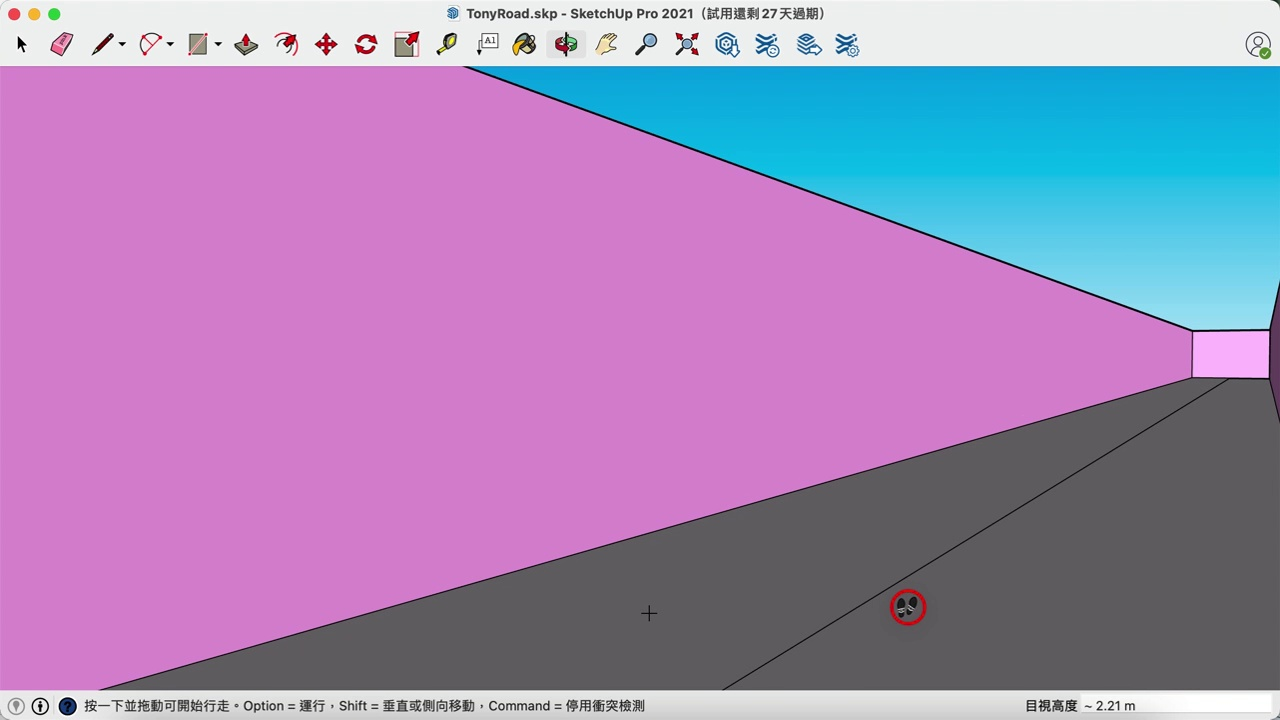
#> input picture TonyRoadBig3Images/img1081.jpg, 1280 x 720 px, given in place of img1.jpg, which was not available
$ python run.py
#> lines starting #> are read from the running program, lines starting #| are printed output that depends on the picture; after the words box and inside, x2 and y2 are one past the last pixel; in counts of white or black regions, pixels touching at a corner belong together; pictures that were not available may be replaced by others from this repository, and a replacement may not be noted
### HelperFunction.py
import numpy as np

def CheckIfGoodLine(x1, y1, x2, y2, height, width):
    if(x1 == x2):return False
    slope = abs((y2-y1)/(x2-x1))

    # Remove near horizontal lines
    if(slope<0.2):return False

    # Remove near vertical lines
    if(slope>10):return False

    # Remove top half lines
    if(y1<height*2/5 and y2<height*2/5):return False
    if(y1<height/4 or y2<height/4):return False

    # Remove very left and right vertical lines
    if(x1<width/4 and x2<width/4 and slope>5):return False
    if(x1>width*3/4 and x2>width*3/4 and slope>5):return False

    # If line is in the left area, the slope should be negative
    if(x1<width/2 and x2<width/2 and ((y2-y1)/(x2-x1))>0):return False
    if(x1>width/2 and x2>width/2 and ((y2-y1)/(x2-x1))<0):return False

    # the two end of line should be in the same side (left or right)
    if(x1<width/2 and x2>width/2):return False
    if(x1>width/2 and x2<width/2):return False

    return True

def GetAngleBetween2Vectors(last_vector, current_vector):
    unit_last_vector = last_vector / np.linalg.norm(last_vector)
    unit_current_vector = current_vector / np.linalg.norm(current_vector)
    dot_product = np.dot(unit_last_vector, unit_current_vector)
    angle = np.arccos(dot_product)
    # Assume turn right will get positive angle
    return angle if unit_current_vector[0]>unit_last_vector[0] else -angle

# [15 lines left out: function GetFile, not called in this run]


# Create line
def create_line(canvas, x0, y0, x1, y1, width=2):
    return canvas.create_line(x0, y0, x1, y1, fill='black', width=width)

# Create circle
def create_circle(canvas, x, y, radius=3, fill='red', **kwargs):
    return canvas.create_oval(x-radius, y-radius, x+radius, y+radius, fill=fill, **kwargs)

### run.py
import numpy as np
import cv2 as cv
import matplotlib.pyplot as plt
import HelperFunction as h
import imutils

start = 1
finish = 1613
VP = np.zeros((2,finish-start+1))
last_direction_vector = [0, -1]
current_direction_vector = [0, 0]
angle_changed = np.zeros(finish-start+1)

x = 1

for i in range(start-1, finish):
    # print(i)

    # Initial set VP loc as last VP loc, if there is availble VP in this img,
    # then it will be replaced.
    if(x != 0):
        # VP[0][i], VP[1][i] = VP[0][i-1], VP[1][i-1]
        VP[0][i], VP[1][i] = 0, 0


    img = cv.imread(f'TonyRoadBig3Images/img{i+1}.jpg')
#> img is the input picture: shape (720, 1280, 3); mean B, G, R 183.5, 136.9, 163.9
    # img = imutils.resize(img, width=800)
    height = img.shape[0]
#> height = 720
    width = img.shape[1]
#> width = 1280
    direction_origin = [width/2, height]
#> direction_origin = [640, 720]

    # use high-pass filter to sharpen the image
    img_blur = cv.GaussianBlur(img, (0, 0), 100)
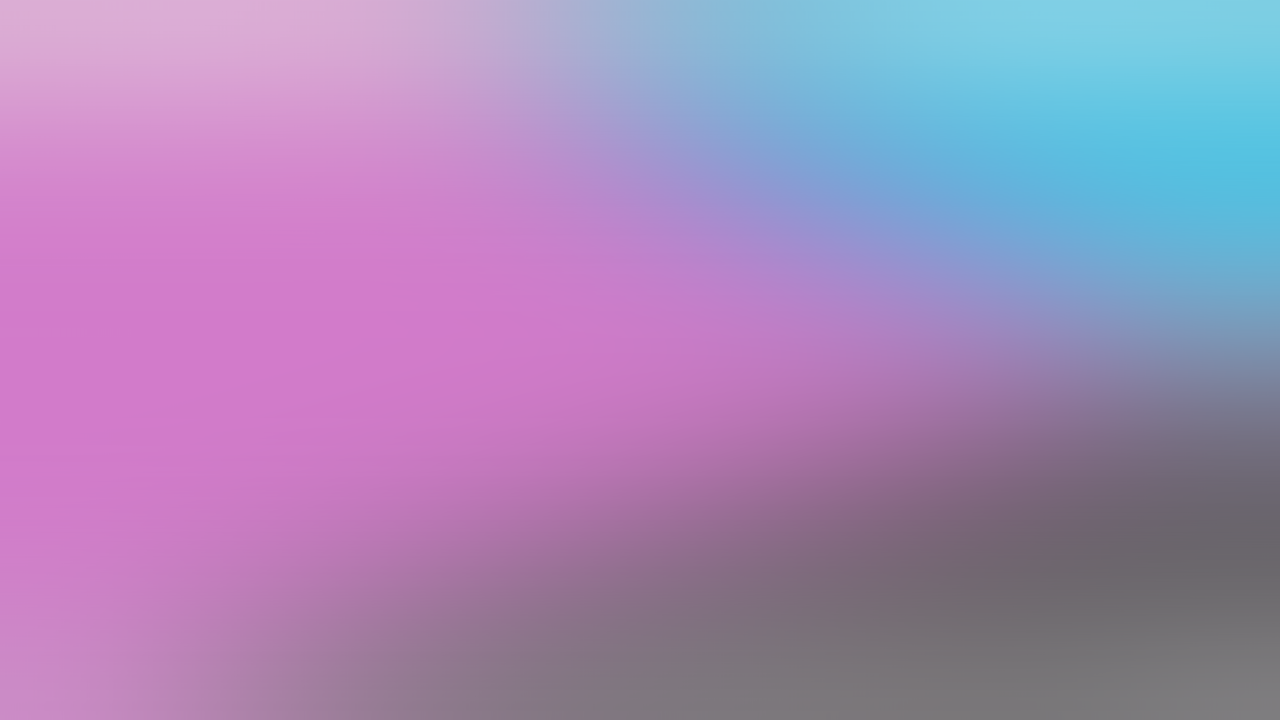
#> img_blur: shape (720, 1280, 3); mean B, G, R 183.4, 136.8, 163.8
    img_sharpen = cv.addWeighted(img, 1.5, img_blur, -0.5, 0)

    gray = cv.cvtColor(img_sharpen, cv.COLOR_BGR2GRAY)
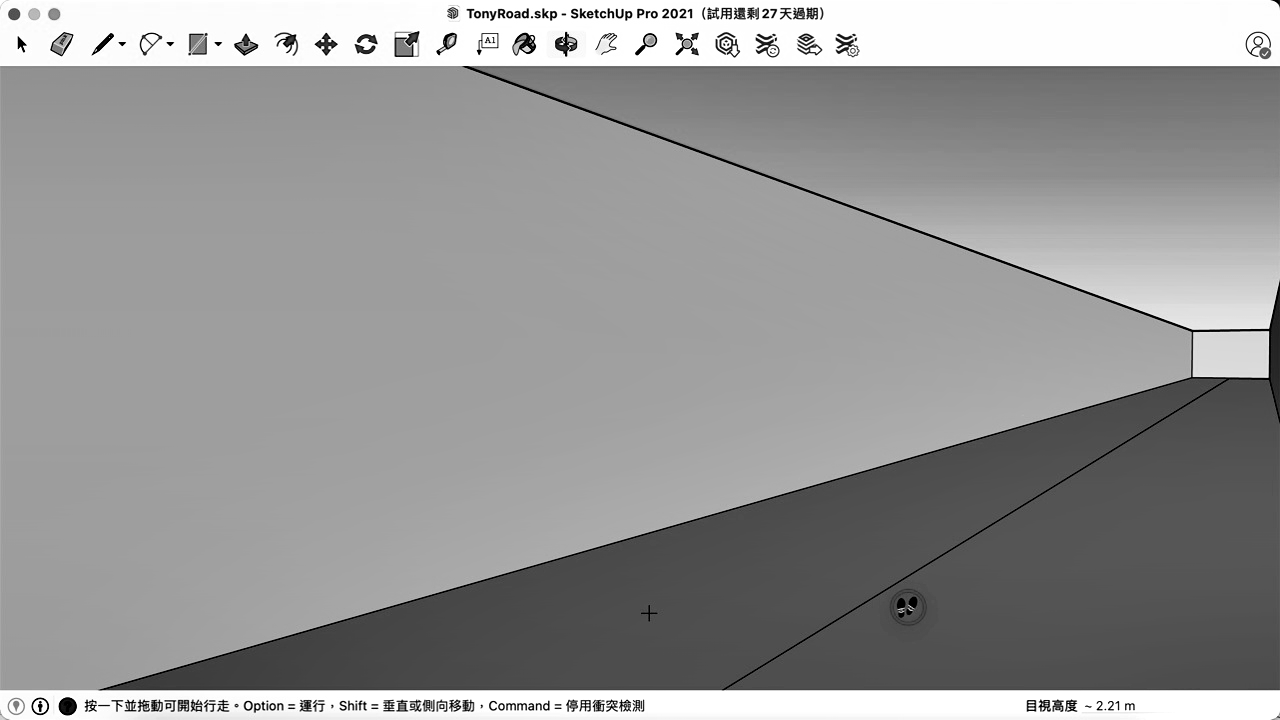
#> gray: shape (720, 1280); min 0, max 255, mean 149.7
    edges = cv.Canny(gray, threshold1=100, threshold2=150, apertureSize=3)
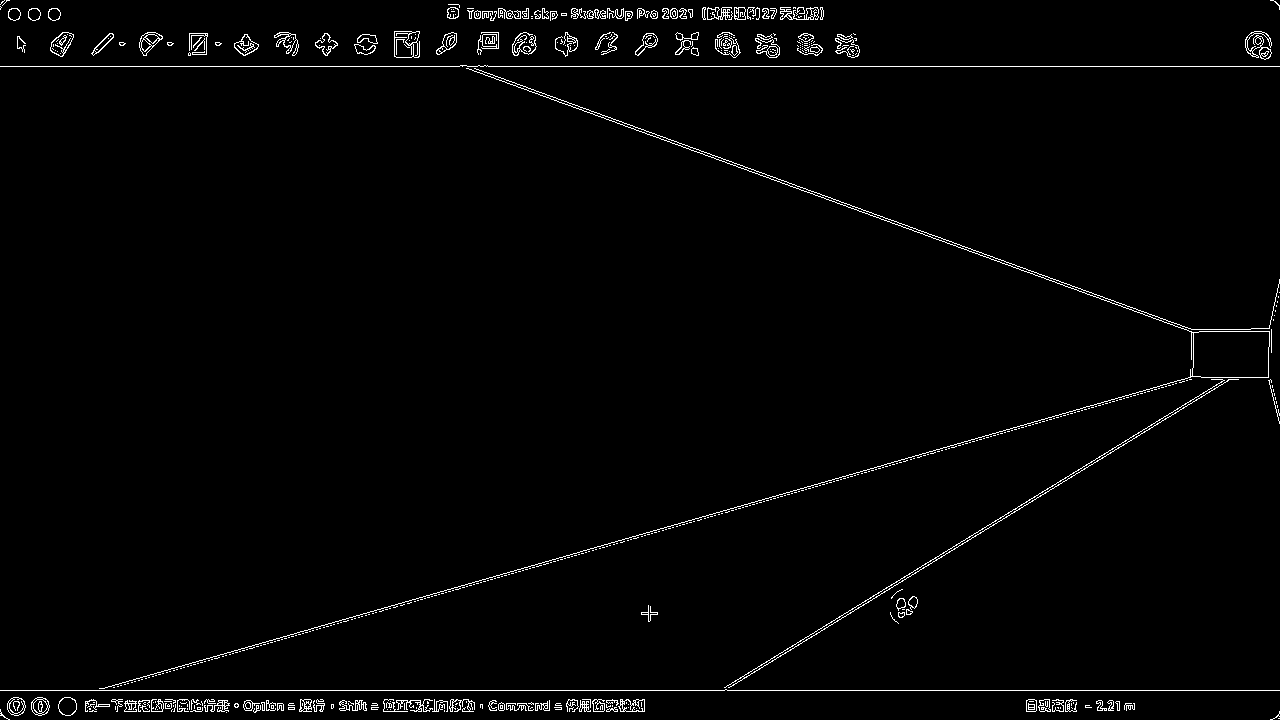
#> edges: shape (720, 1280); 1.8% white in thin lines or dots


    try:
        # get lines and erase the wrong lines
        lines = cv.HoughLinesP(edges,rho=1,theta=np.pi/180,threshold=100,minLineLength=100,maxLineGap=25)
#> lines = 68 rows, first 6: [0, 66, 1279, 66], [0, 690, 1279, 690], [103, 688, 1193, 376], [113, 687, 1200, 376], [460, 65, 1194, 332], [464, 65, 1198, 332]
        a_matrix, b_matrix = [], []
        good_line_count = 0
        has_left_line = False
        has_right_line = False
        for line in lines:
            x1,y1,x2,y2 = line[0]

            if(h.CheckIfGoodLine(x1,y1,x2,y2,height,width) == False):
                continue

            cv.line(img,(x1,y1),(x2,y2),(0,0,255),2)
            good_line_count += 1
            if((y2-y1)/(x2-x1)<0): has_left_line = True
            if((y2-y1)/(x2-x1)>0): has_right_line = True

            # calculate y=ax+b to find VP
            a = (y2-y1)/(x2-x1)
            b = y1 - a*x1
            a_matrix.append([a,-1])
            b_matrix.append(-1*b)
#> this loop made 68 passes
#> (x1, y1, x2, y2, slope in CheckIfGoodLine, good_line_count, has_right_line, a) on pass 18: (1058, 280, 1200, 331, 0.359, 1, True, 0.359)
#> (x1, y1, x2, y2, slope in CheckIfGoodLine) on passes 1 to 6: (0, 66, 1279, 66, 0), (0, 690, 1279, 690, 0), (103, 688, 1193, 376, 0.286), (113, 687, 1200, 376, 0.286), (460, 65, 1194, 332, 0.364), (464, 65, 1198, 332, 0.364)
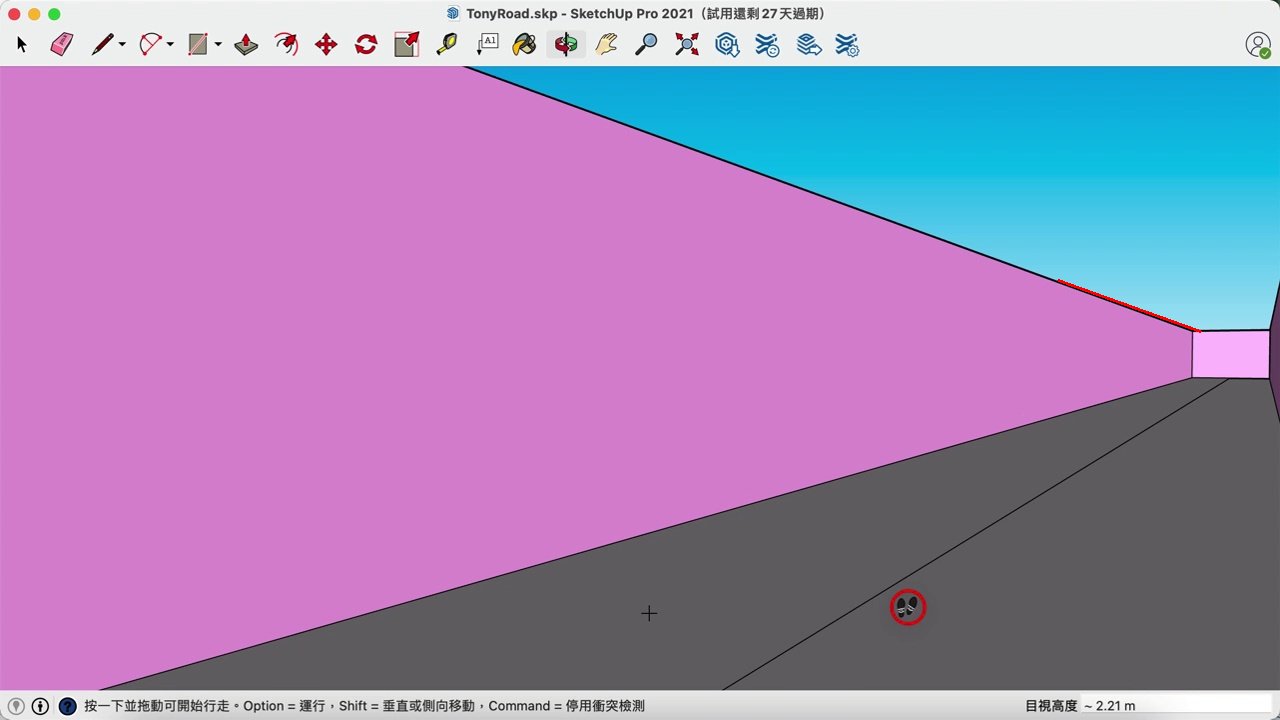
#> img: shape (720, 1280, 3); 0.04% of pixels changed, all inside (x1, y1, x2, y2) = (1057, 279, 1202, 333)
#> after the loop, a_matrix = [[0.359, -1]]; b_matrix = [99.99]; good_line_count = 1

        # If good lines are less than 2, if means the image is not good enough, skip to next
        if(good_line_count < 2 or has_left_line == False or has_right_line == False):
            print(f"{i}: only {good_line_count} good lines, left line: {has_left_line}, right line: {has_right_line}")
#| 0: only 1 good lines, left line: False, right line: True
            cv.imwrite(f'TonyRoadBig3Images_VP/vp_img{i}.jpg', img)
            continue


        # use pseudo inverse to calculate vanishing point
        a_matrix = np.array(a_matrix)
        b_matrix = np.array(b_matrix)
        b_matrix = np.reshape(b_matrix, (1,-1))
        x_y_matrix = np.matmul(np.linalg.pinv(a_matrix), b_matrix.T)
        x, y = int(x_y_matrix[0][0]), int(x_y_matrix[1][0])

        # If the VP is outsude the image, then skip this image
        if(x<0 or x>width or y<0 or y>height):continue

        # Update the vector, and calculate the angle changed
        # Assume turn right will get positive angle
        VP[0][i], VP[1][i] = x, y
        current_direction_vector = [VP[0][i] - direction_origin[0], VP[1][i] - direction_origin[1]]
        angle_changed[i] = h.GetAngleBetween2Vectors(last_vector=last_direction_vector, current_vector=current_direction_vector)
        last_direction_vector = current_direction_vector

        cv.circle(img, (x,y), radius=5, color=(0,0,255), thickness=2)
        cv.circle(img, (int(direction_origin[0]), int(direction_origin[1])),
                     radius=7, color=(0,255,255), thickness=10)
        cv.arrowedLine(img, (int(direction_origin[0]), int(direction_origin[1])),
                            (int(direction_origin[0]+current_direction_vector[0]*0.95), int(direction_origin[1]+current_direction_vector[1]*0.95)),
                            color=(0,255,255), thickness=3)


        print(f"img {i+1}: sussecced, get {good_line_count} good lines, showing image")
        cv.imwrite(f'TonyRoadBig3Images_VP/vp_img{i}.jpg', img)

        # plt.imshow(img)
        # plt.show()

    except Exception as e:
        print(f'error: img {i+1}, {e}')
#> pass 2 of the loop `for i in range(start-1, finish):`:
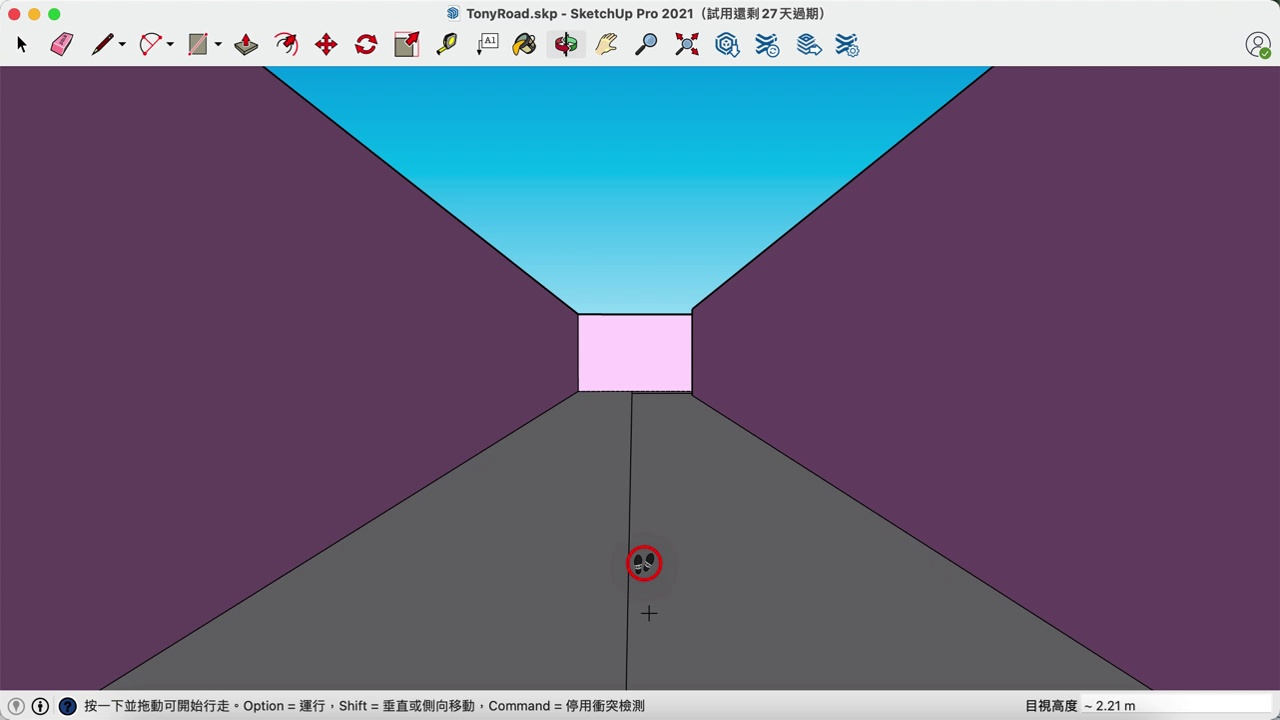
#> input picture TonyRoadBig3Images/img1321.jpg, 1280 x 720 px, given in place of img2.jpg, which was not available
#> img is the input picture: shape (720, 1280, 3); mean B, G, R 125.2, 100.7, 105
#> `edges = cv.Canny(gray, threshold1=100, threshold2=150, apertureSize=3)`:
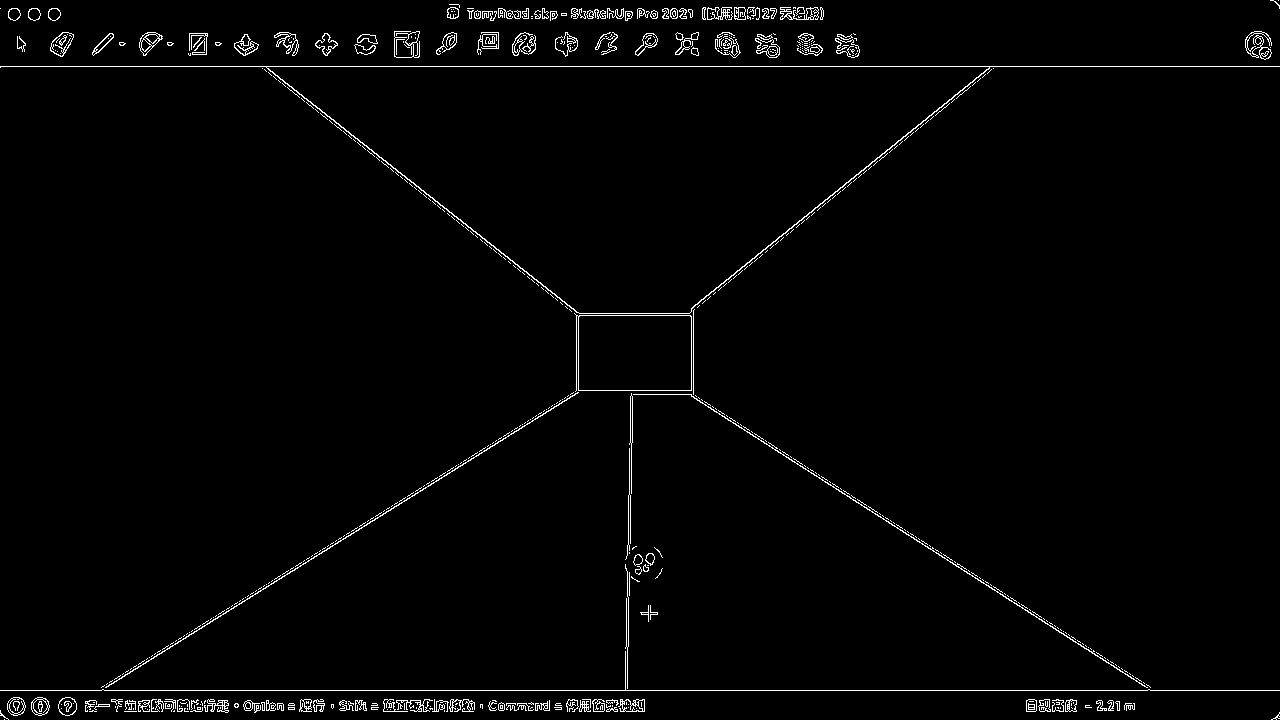
#> edges: shape (720, 1280); 1.8% white in thin lines or dots
#> lines = 74 rows, first 6: [0, 690, 1279, 690], [0, 66, 1279, 66], [105, 687, 580, 390], [62, 714, 581, 390], [61, 712, 578, 389], [234, 43, 583, 315]
#> the loop `for line in lines:` made 74 passes
#> (x1, y1, x2, y2, slope in CheckIfGoodLine, a, b) on passes 3, 4, 5, 7, 22, 23, 32: (105, 687, 580, 390, 0.625, -0.625, 752.7), (62, 714, 581, 390, 0.624, -0.624, 752.7), (61, 712, 578, 389, 0.625, -0.625, 750.1), (687, 390, 800, 463, 0.646, 0.646, -53.81), (1002, 594, 1149, 689, 0.646, 0.646, -53.55), (802, 466, 1059, 632, 0.646, 0.646, -52.02), (680, 390, 825, 481, 0.628, 0.628, -36.76)
#> after the loop `for line in lines:`: a_matrix = [[-0.625, -1], [-0.624, -1], [-0.625, -1], [0.646, -1], [0.646, -1], [0.646, -1], [0.628, -1], [0.644, -1]]; b_matrix = [-752.7, -752.7, -750.1, 53.81, 53.55, 52.02, 36.76, 53.38]; good_line_count = 8
#> x_y_matrix = [632.9, 356.4]
#> x = 632; y = 356
#> `cv.arrowedLine(img, (int(direction_origin[0]), int(direction_origin[1]..`:
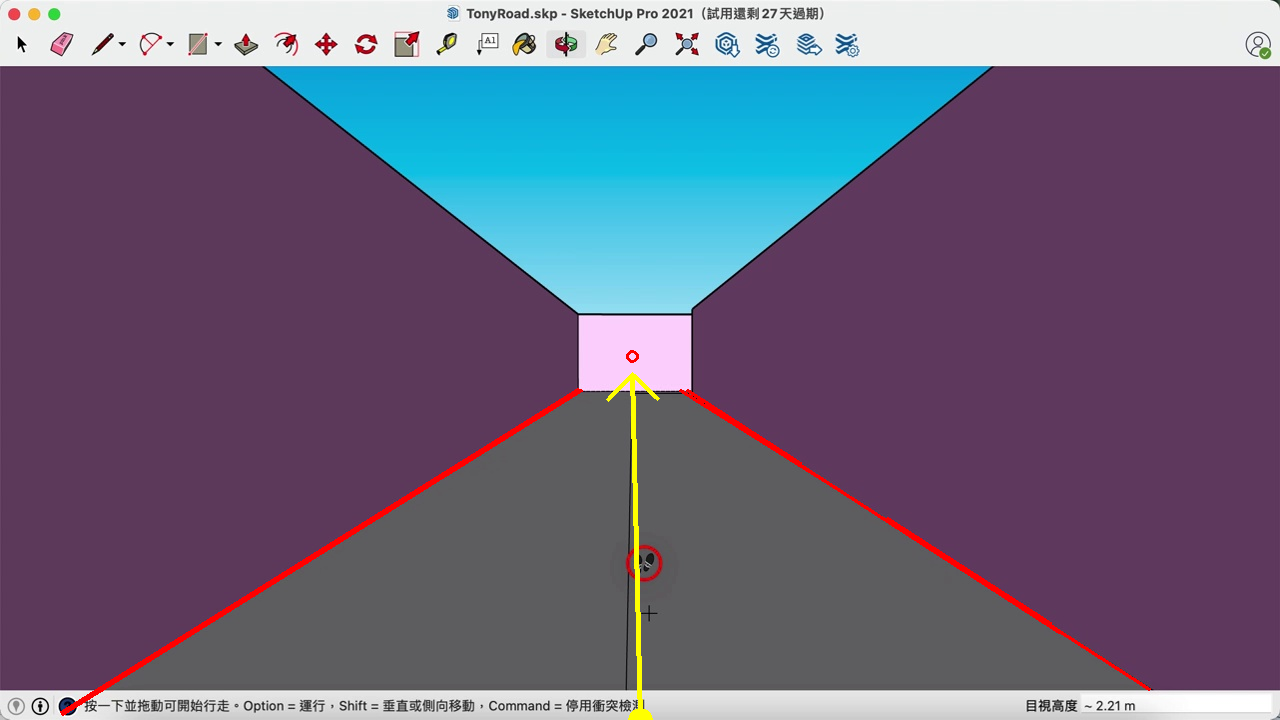
#> img: shape (720, 1280, 3); mean B, G, R 124.4, 100.6, 106.5
#| img 2: sussecced, get 8 good lines, showing image
#> (the run stopped early here; a loop or call above may not have finished)
